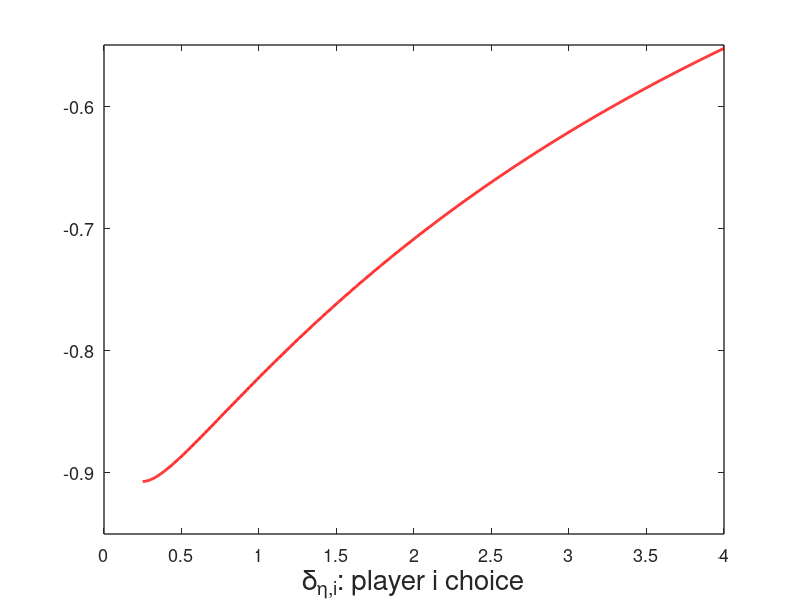
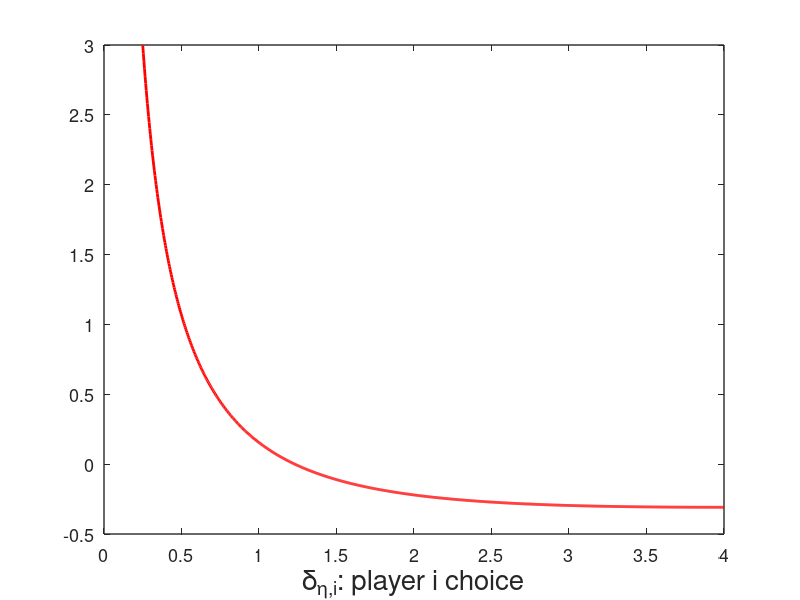
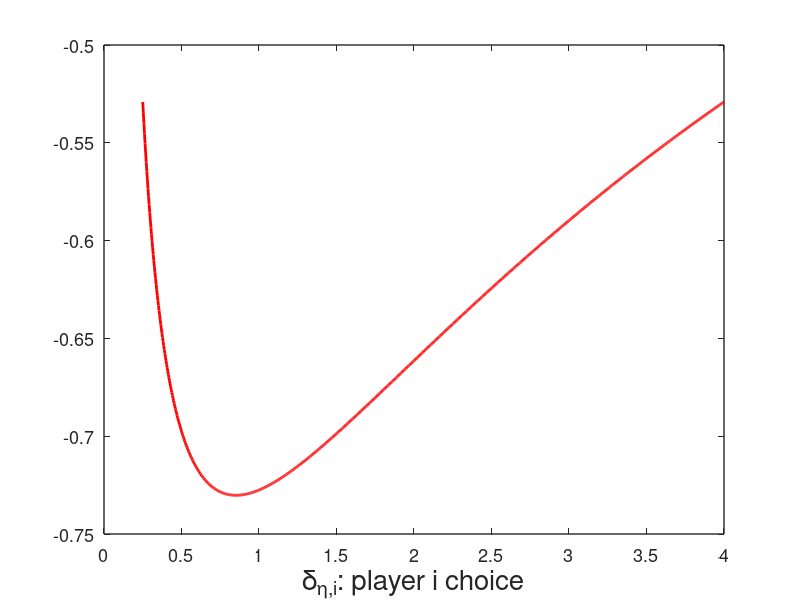

These figures' MATLAB source, in order:
clear all; clc;close all;
tau=1;
tau_e=1;
tau_eta=1;
deltah=4;deltal=1/deltah;
gamma0=tau_eta/(tau+tau_e+tau_eta);
gammal=deltal*tau_eta/(tau+deltah*tau_e+deltal*tau_eta);
gammah=deltah*tau_eta/(tau+deltah*tau_e+deltah*tau_eta);
psi=0;
chi=1;
gammaopt=gammah;
Bopt=sqrt((psi*(2-(gammal+gammaopt)/gamma0)+1)*gammal*gammaopt/chi);
lambda=(Bopt-gammal)/(gammah-gammal);
delta_eta_vec=linspace(deltal,deltah,1000);

% Save outputs in the replication-package output directory.
this_file = mfilename('fullpath');
if isempty(this_file)
    code_dir = pwd;
else
    code_dir = fileparts(this_file);
end
outdir = fullfile(code_dir,'..','output','figures');
if ~exist(outdir, 'dir')
    mkdir(outdir);
end

for i=1:length(delta_eta_vec)
    delta_eta=delta_eta_vec(i);
    gamma_i=delta_eta*tau_eta/(tau+deltah*tau_e+delta_eta*tau_eta);
    B=gammal;
    TUl(i)=(1-gamma_i)*(-1+chi*B^2/gamma_i) - psi*((1-gamma_i)^2 + gamma_i^2 * (1-gamma0)/gamma0);
    B=gammah;
    TUh(i)=(1-gamma_i)*(-1+chi*B^2/gamma_i) - psi*((1-gamma_i)^2 + gamma_i^2 * (1-gamma0)/gamma0);
    B=Bopt;
    TU(i)=(1-gamma_i)*(-1+chi*B^2/gamma_i) - psi*((1-gamma_i)^2 + gamma_i^2 * (1-gamma0)/gamma0);
end
figure(1)
plot(delta_eta_vec,TUl,'r','LineWidth',2)
xlim([0 4]);
xticks(0:0.5:4);
ylim([-0.95 -0.55]);
set(gca,'FontSize',13,'LineWidth',1.0,'Box','on');
xlabel('\delta_{\eta,i}: player i choice','FontSize',20)
set(gcf,'Color','w','Units','inches','Position',[1 1 5 4]);
exportgraphics(gcf, fullfile(outdir,'figure1_panel_a_B_equals_Bbar.pdf'), ...
    'ContentType','vector');



figure(2)
plot(delta_eta_vec,TUh,'r','LineWidth',2)
xlim([0 4]);
xticks(0:0.5:4);
ylim([-0.5 3.0]);
set(gca,'FontSize',13,'LineWidth',1.0,'Box','on');
xlabel('\delta_{\eta,i}: player i choice','FontSize', 20)
set(gcf,'Color','w','Units','inches','Position',[1 1 5 4]);
exportgraphics(gcf, fullfile(outdir,'figure1_panel_b_B_equals_Bunderline.pdf'), ...
    'ContentType','vector');

figure(3)
plot(delta_eta_vec,TU,'r','LineWidth',2)
xlim([0 4]);
xticks(0:0.5:4);
ylim([-0.75 -0.50]);
set(gca,'FontSize',13,'LineWidth',1.0,'Box','on');
xlabel('\delta_{\eta,i}: player i choice','FontSize', 20)
set(gcf,'Color','w','Units','inches','Position',[1 1 5 4]);
exportgraphics(gcf, fullfile(outdir,'figure1_panel_c_mixed_equilibrium.pdf'), ...
    'ContentType','vector');
